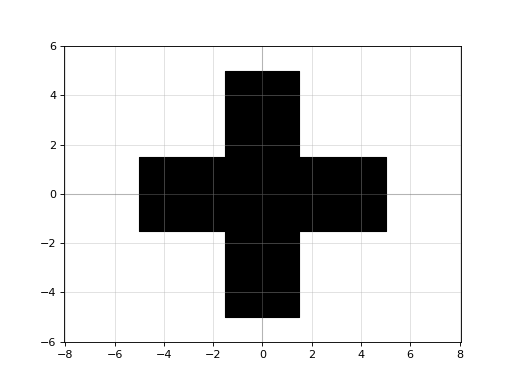

The Python source for this figure:
import gdsfactory as gf

c = gf.components.cross(length=10.0, width=3.0, layer='WG')
c.plot()
